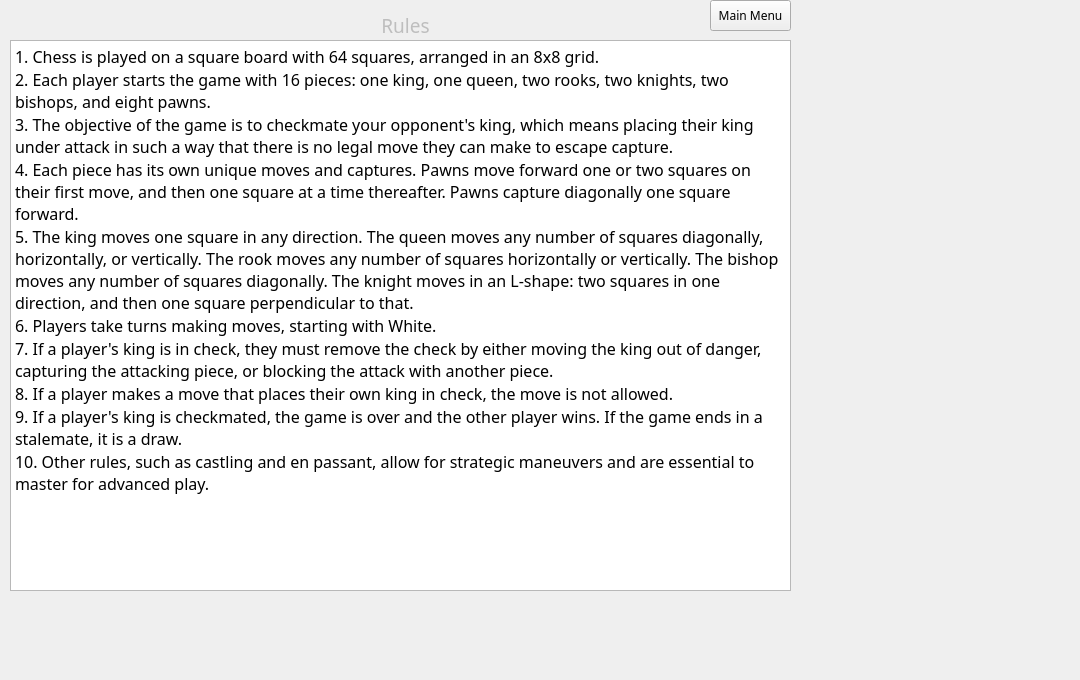
    <widget class="QWidget" name="RulesPage">
     <widget class="QLabel" name="RulesTitle">
      <property name="geometry">
       <rect>
        <x>330</x>
        <y>10</y>
        <width>151</width>
        <height>31</height>
       </rect>
      </property>
      <property name="font">
       <font>
        <family>Dubai Medium</family>
        <pointsize>14</pointsize>
       </font>
      </property>
      <property name="styleSheet">
       <string notr="true">color: rgb(190, 190, 190);</string>
      </property>
      <property name="text">
       <string>Rules</string>
      </property>
      <property name="alignment">
       <set>Qt::AlignCenter</set>
      </property>
     </widget>
     <widget class="QPushButton" name="rulestomenuButton">
      <property name="geometry">
       <rect>
        <x>710</x>
        <y>0</y>
        <width>81</width>
        <height>31</height>
       </rect>
      </property>
      <property name="font">
       <font>
        <family>Dubai Medium</family>
       </font>
      </property>
      <property name="text">
       <string>Main Menu</string>
      </property>
     </widget>
     <widget class="QPlainTextEdit" name="Rules">
      <property name="geometry">
       <rect>
        <x>10</x>
        <y>40</y>
        <width>781</width>
        <height>551</height>
       </rect>
      </property>
      <property name="font">
       <font>
        <family>Dubai Medium</family>
        <pointsize>12</pointsize>
       </font>
      </property>
      <property name="verticalScrollBarPolicy">
       <enum>Qt::ScrollBarAlwaysOff</enum>
      </property>
      <property name="readOnly">
       <bool>true</bool>
      </property>
      <property name="plainText">
       <string>1. Chess is played on a square board with 64 squares, arranged in an 8x8 grid.
2. Each player starts the game with 16 pieces: one king, one queen, two rooks, two knights, two bishops, and eight pawns.
3. The objective of the game is to checkmate your opponent's king, which means placing their king under attack in such a way that there is no legal move they can make to escape capture.
4. Each piece has its own unique moves and captures. Pawns move forward one or two squares on their first move, and then one square at a time thereafter. Pawns capture diagonally one square forward.
5. The king moves one square in any direction. The queen moves any number of squares diagonally, horizontally, or vertically. The rook moves any number of squares horizontally or vertically. The bishop moves any number of squares diagonally. The knight moves in an L-shape: two squares in one direction, and then one square perpendicular to that.
6. Players take turns making moves, starting with White.
7. If a player's king is in check, they must remove the check by either moving the king out of danger, capturing the attacking piece, or blocking the attack with another piece.
8. If a player makes a move that places their own king in check, the move is not allowed.
9. If a player's king is checkmated, the game is over and the other player wins. If the game ends in a stalemate, it is a draw.
10. Other rules, such as castling and en passant, allow for strategic maneuvers and are essential to master for advanced play.</string>
      </property>
     </widget>
     <widget class="QLabel" name="rulesWallpaper">
      <property name="geometry">
       <rect>
        <x>-140</x>
        <y>-10</y>
        <width>1071</width>
        <height>671</height>
       </rect>
      </property>
      <property name="text">
       <string/>
      </property>
      <property name="scaledContents">
       <bool>true</bool>
      </property>
     </widget>
     <zorder>rulesWallpaper</zorder>
     <zorder>RulesTitle</zorder>
     <zorder>rulestomenuButton</zorder>
     <zorder>Rules</zorder>
    </widget>
